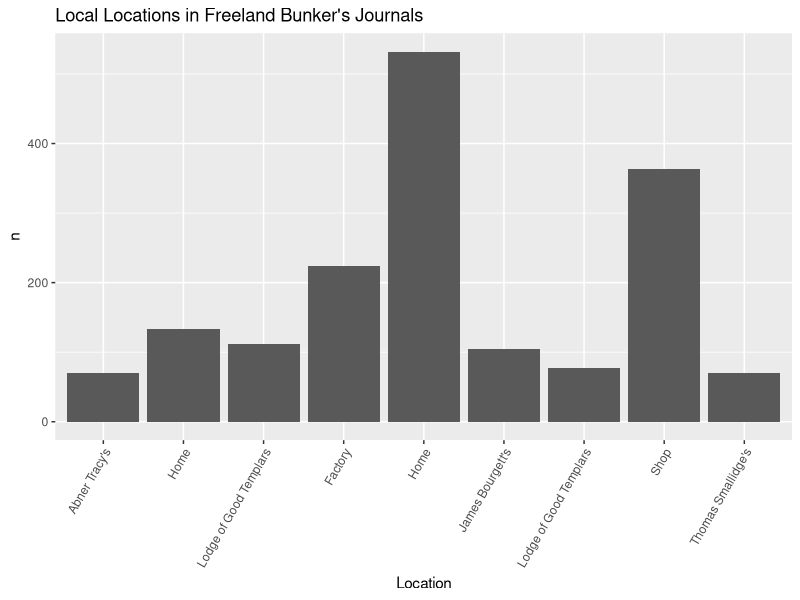
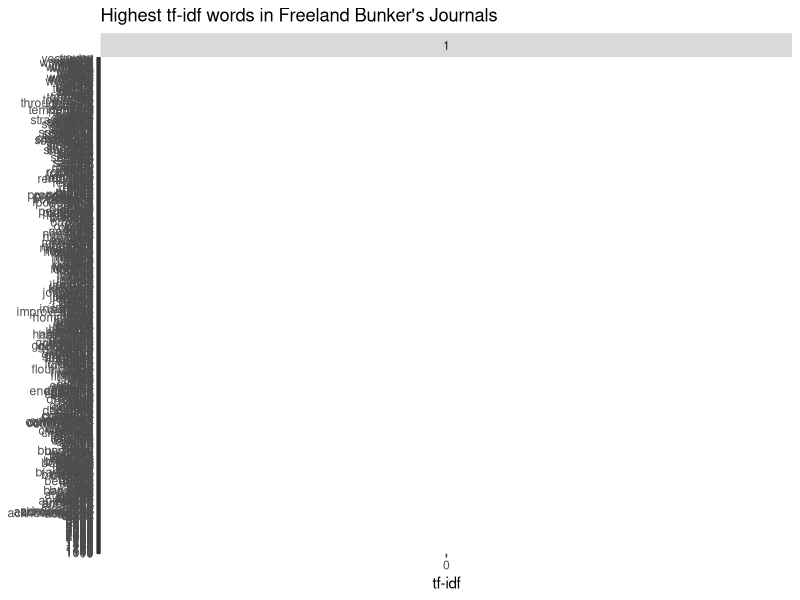

These figures' R source, in order:
## ---- chunk 1
install.packages(c("tidyverse", 
                   "tidytext",
                   "stopwords",
                   "widyr",
                   "tidygraph",
                   "tidylo",
                   "ggraph",
                   "wordcloud",
                   "dplyr"))
## ---- chunk 2
library(dplyr)
library(tidyverse)
library("magrittr") 
library(tidyverse)
library(tidytext)
## ---- chunk 3
library(readr)
journal_71_72 <- read_csv("Data_Sets/journal_1871_1872 - Sheet1 (1).csv")
journal_73 <- read_csv("Data_Sets/journal_1873 - Sheet1.csv")
journal_74 <- read_csv("Data_Sets/journal_1874 - Sheet1.csv")
journal_75 <- read_csv("Data_Sets/journal_1875 - Sheet1.csv")
journal_76 <- read_csv("Data_Sets/journal_1876 - Sheet1.csv")
journal_77 <- read_csv("Data_Sets/journal_1877 - Sheet1.csv")
journal_80 <- read_csv("Data_Sets/journal_1880 - Sheet1.csv")

## ---- chunk 4
journal_71_72$journal <- 1
journal_73$journal <- 2
journal_74$journal <- 3
journal_75$journal <- 4
journal_76$journal <- 5
journal_77$journal <- 6

journal_80$journal <- 9
## ---- chunk 5
journal_71_72 <- journal_71_72 %>%
  rename(transcription_accuracy = transcription)
## ---- chunk 6
journal_71_72 <-  journal_71_72 %>% mutate(across(.fns = as.character)) %>% type_convert()
journal_73 <-  journal_71_72 %>% mutate(across(.fns = as.character)) %>% type_convert()
journal_74 <-  journal_71_72 %>% mutate(across(.fns = as.character)) %>% type_convert()
journal_75 <-  journal_71_72 %>% mutate(across(.fns = as.character)) %>% type_convert()
journal_76 <-  journal_71_72 %>% mutate(across(.fns = as.character)) %>% type_convert()
journal_77 <-  journal_71_72 %>% mutate(across(.fns = as.character)) %>% type_convert()
journal_80 <-  journal_71_72 %>% mutate(across(.fns = as.character)) %>% type_convert()
## ---- chunk 7
journals <- dplyr::bind_rows(journal_71_72, journal_73, journal_74, journal_75, journal_76, journal_77, journal_80)
## ---- chunk 8
loc_place <- journals %>%
  select(journal, local_place, location) %>%
  separate(local_place, c("place_1", "place_2", "place_3", "place_4"), sep = ",")
## ---- chunk 9
loc_1 <- loc_place %>%
  select(place_1) %>%
  rename(place = place_1)
loc_2 <- loc_place %>%
  select(place_2) %>%
  rename(place = place_2)
loc_3 <- loc_place %>%
  select(place_3) %>%
  rename(place = place_3)
loc_4 <- loc_place %>%
  select(place_4) %>%
  rename(place = place_4)

loc_count <- dplyr::bind_rows(loc_1, loc_2, loc_3, loc_4)
## ---- chunk 10
loc_count_1 <- loc_count %>%
    count(place, sort = TRUE)
## ---- chunk 11
loc_count_1 %>%
    filter(n > 50) %>%
    filter(n < 700) %>% #700 to get rid of NA (may change)
  ggplot(aes(x=place, y=n)) + 
   geom_bar(stat = "identity")+
    theme(axis.text.x = element_text(angle = 60, hjust = 1))+
   labs(y = "n", x = "Location", title = "Local Locations in Freeland Bunker's Journals")
## ---- chunk 12
library(stringr)

Home <-  dplyr::filter(journals, grepl('Home| home| Home', local_place))

#https://stackoverflow.com/questions/22850026/filter-rows-which-contain-a-certain-string
## ---- chunk 13
(journal_words <- journals %>%
    unnest_tokens(word, journal_entry) %>%
    count(journal, word, sort = TRUE)) %>%
    filter(!word %in% stop_words$word)
## ---- chunk 14
journal_tf_idf <- journal_words %>%
    bind_tf_idf(word, journal, n)
## ---- chunk 15
journal_tf_idf %>%
    group_by(journal) %>%
    slice_max(tf_idf, n = 10) %>%
    ggplot(aes(tf_idf, fct_reorder(word, tf_idf), fill = journal)) +
    geom_col(show.legend = FALSE) +
    facet_wrap(vars(journal), scales = "free") +
    scale_x_continuous(expand = c(0,0)) +
    labs(y = NULL, x = "tf-idf", title = "Highest tf-idf words in Freeland Bunker's Journals")
